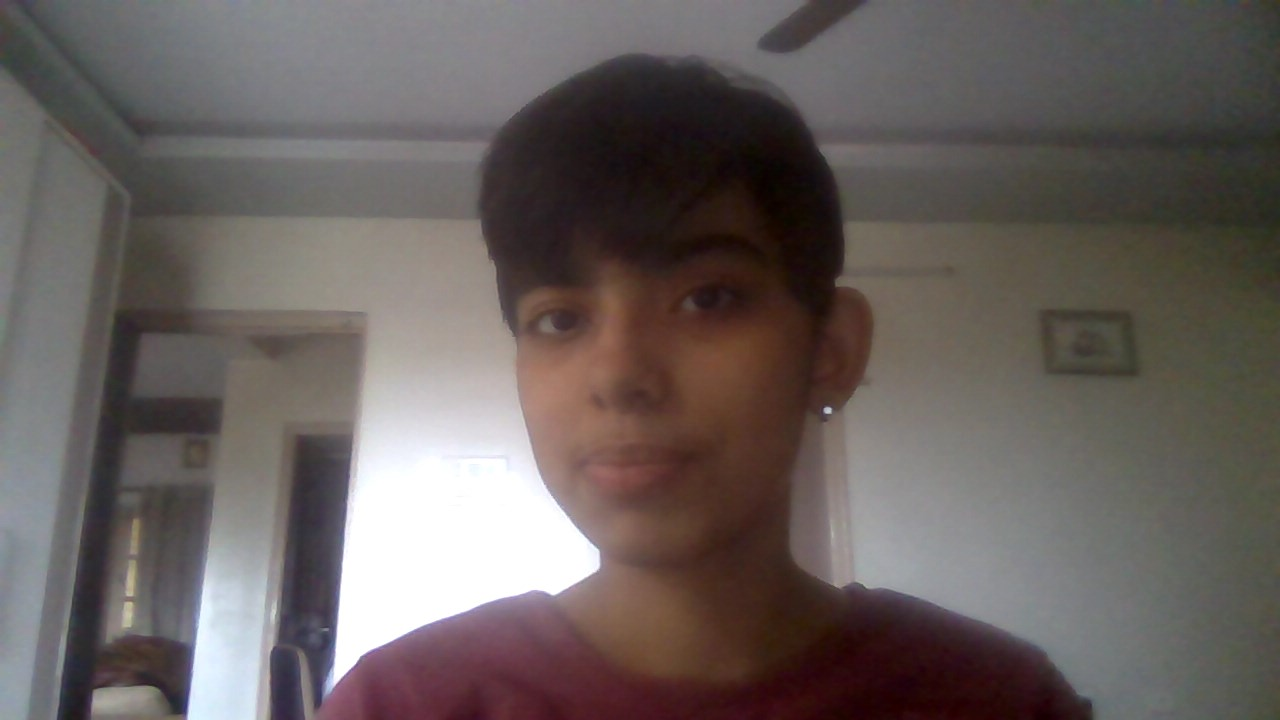
#> input picture me.jpg, 1280 x 720 px
$ python Sketch.py
#> lines starting #> are read from the running program, lines starting #| are printed output that depends on the picture
import imageio
import numpy as np
import cv2
import scipy.ndimage
import os

os.system('cls')


def gray(img):
    return np.dot(img[...,:3],[0.2989,0.5870,0.1140])

def sketch(bimg,gimg):
    finalSketch = bimg*255/(255-gimg)
    finalSketch[finalSketch>255] = 255
    finalSketch[gimg == 255] = 255
    return finalSketch.astype('uint8')

MyIMg = imageio.imread('me.jpg')
#> MyIMg is the input picture: shape (720, 1280, 3); mean R, G, B 104.4, 96.1, 93.6

grayimage = gray(MyIMg)
#> in gray, `return np.dot(img[...,:3],[0.2989,0.5870,0.1140])`:
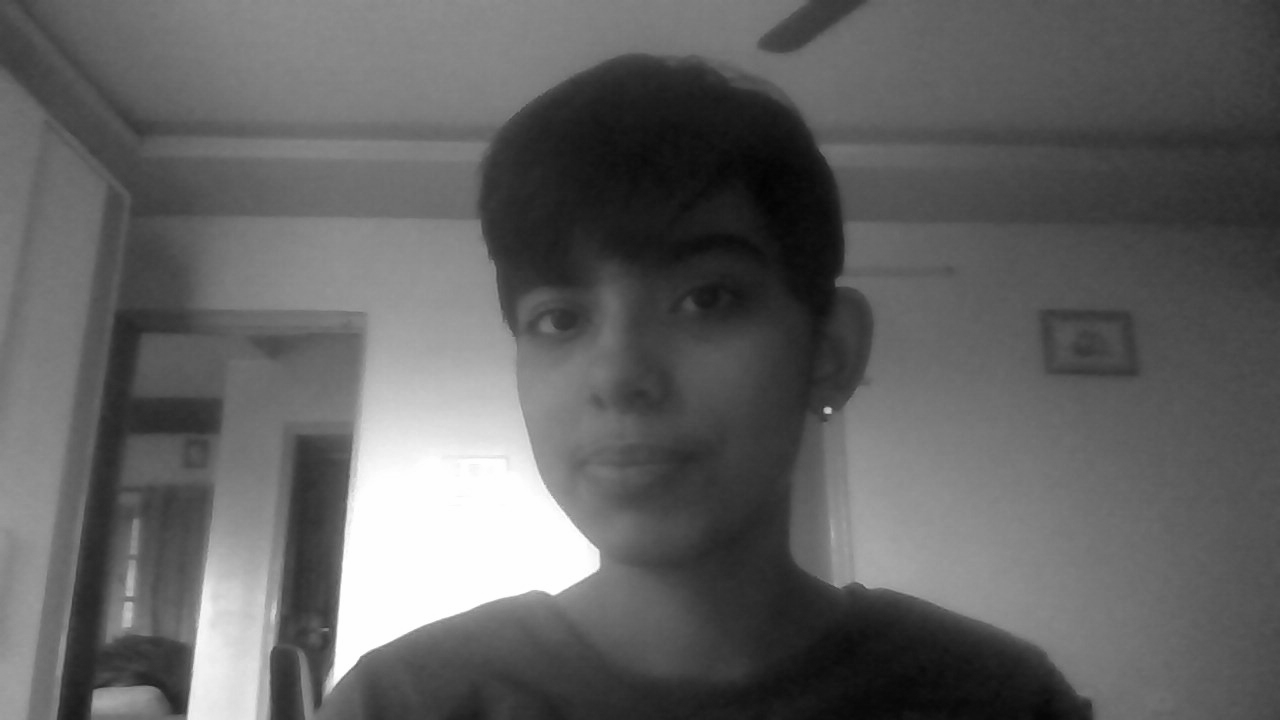
#> returned value: shape (720, 1280) float64; min 3.85, max 255, mean 98.3

i = 255-grayimage

blurimg = scipy.ndimage.filters.gaussian_filter(i,sigma=15)
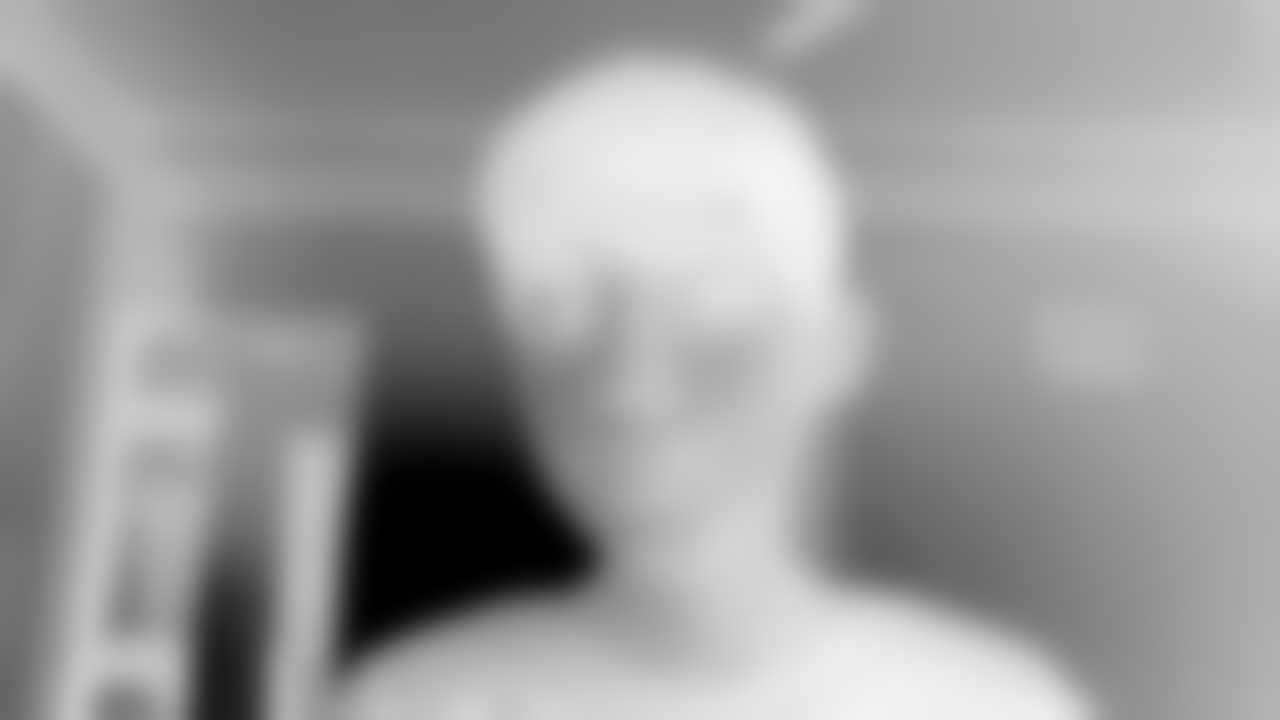
#> blurimg: shape (720, 1280) float64; min 0.0255, max 245.5, mean 156.7
Final = sketch(blurimg,grayimage)
#> in sketch, `finalSketch = bimg*255/(255-gimg)`:
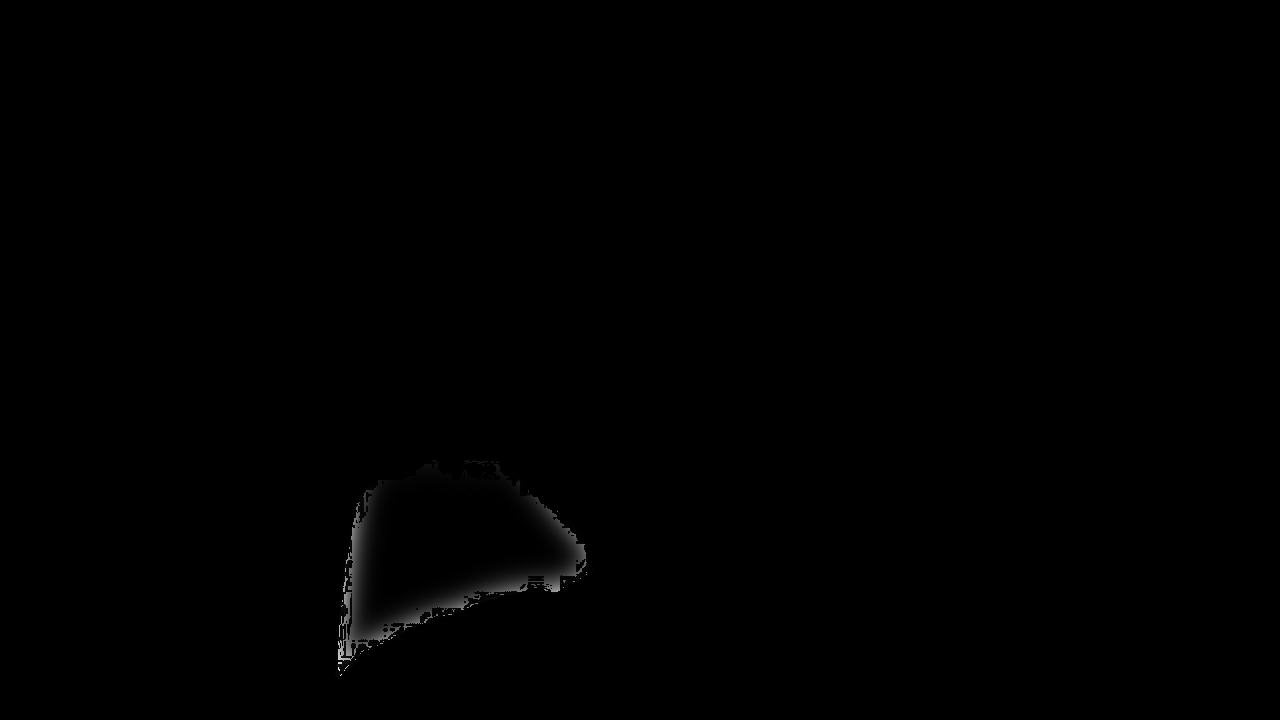
#> finalSketch: shape (720, 1280) float64; min 12.29, max 1051657.4, mean 2587; drawn with min black and max white
#> in sketch, `finalSketch[finalSketch>255] = 255`:
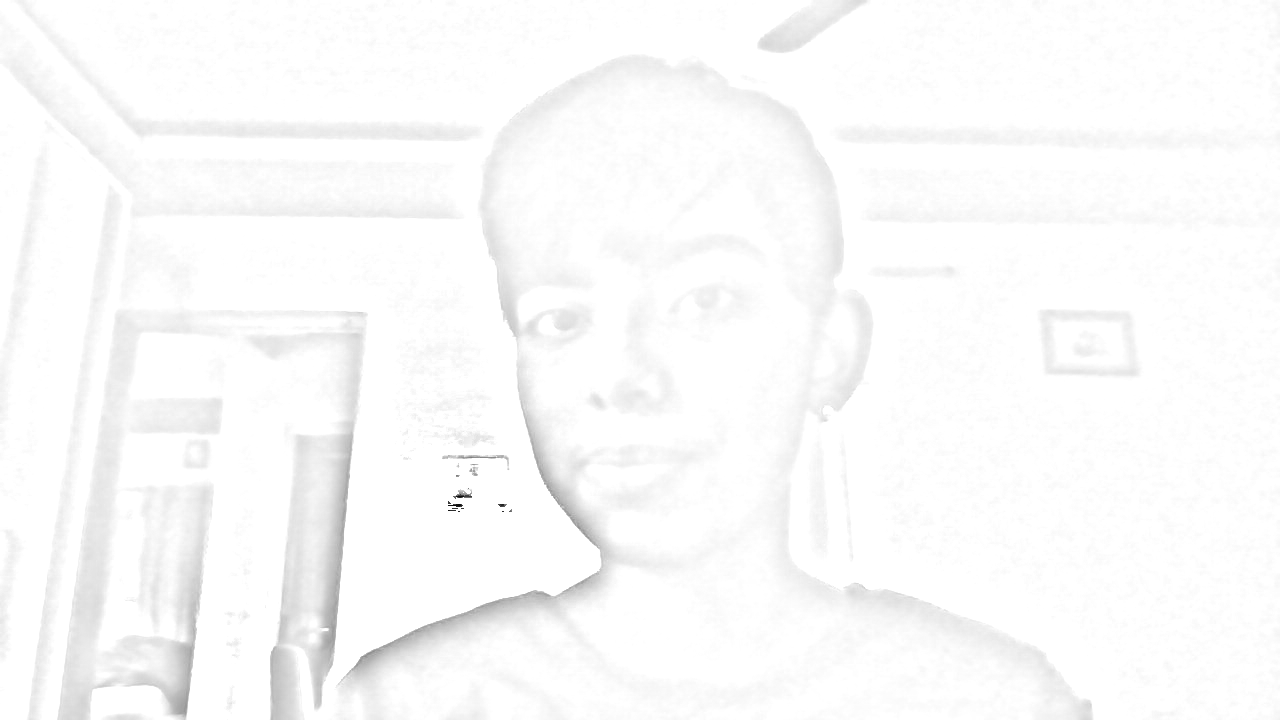
#> finalSketch: shape (720, 1280) float64; min 12.29, max 255, mean 250.9
cv2.imshow('Sketch',Final)
cv2.waitKey(0)
